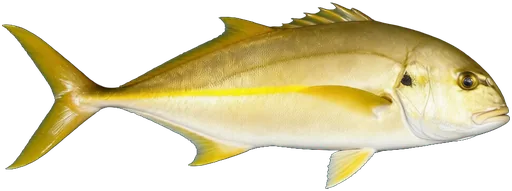
#> input picture assets/fish/amberjack.webp, 512 x 191 px
$ python fishcut.py ../../assets/fish/amberjack.webp ../../assets/fish/barramundi.webp 5
#> lines starting #> are read from the running program, lines starting #| are printed output that depends on the picture
import sys
import numpy as np
from PIL import Image


def cut(inp, out, target=512, soft=(24.0, 62.0)):
#> called with inp = '../../assets/fish/amberjack.webp', out = '../../assets/fish/barramundi.webp', target = 5, soft = (24, 62)
    src = Image.open(inp).convert('RGB')
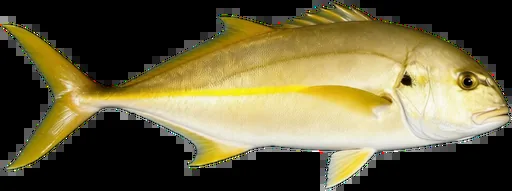
#> src: PIL image 512x191 RGB; mean R, G, B 104, 95.6, 61
    a = np.asarray(src).astype(np.float32)
    h, w, _ = a.shape
#> h = 191; w = 512
    corners = np.concatenate([
        a[:6, :6].reshape(-1, 3), a[:6, -6:].reshape(-1, 3),
        a[-6:, :6].reshape(-1, 3), a[-6:, -6:].reshape(-1, 3)])
#> corners = 144 rows, first 8: [0, 0, 0], [0, 0, 0], [0, 0, 0], [0, 0, 0], [0, 0, 0], [0, 0, 0], [0, 0, 0], [0, 0, 0]
    bg = corners.mean(axis=0)
#> bg = [0, 0.167, 0]
    d = np.sqrt(((a - bg) ** 2).sum(axis=2))
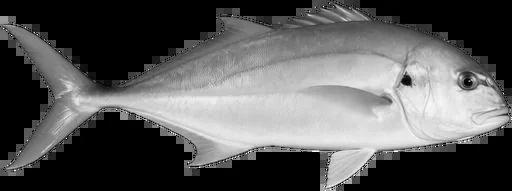
#> d: shape (191, 512) float32; min 0.167, max 441.6, mean 156.3; drawn with min black and max white
    alpha = np.clip((d - soft[0]) / (soft[1] - soft[0]), 0, 1)
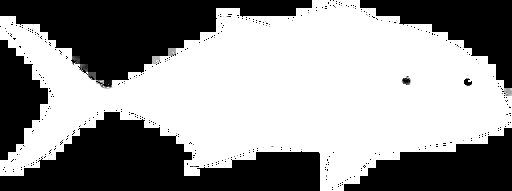
#> alpha: shape (191, 512) float32; min 0, max 1, mean 0.576
    af = alpha[..., None]
    rgb = np.clip((a - (1 - af) * bg) / np.maximum(af, 1e-3), 0, 255)
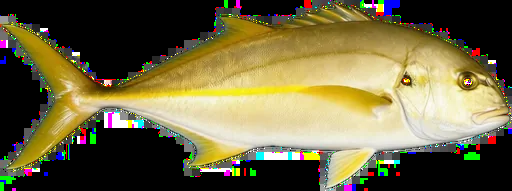
#> rgb: shape (191, 512, 3) float32; mean R, G, B 111, 102.8, 67.2
    im = Image.fromarray(np.dstack([rgb, alpha * 255]).astype(np.uint8), 'RGBA')
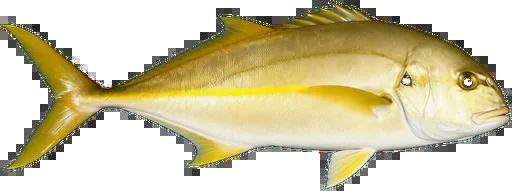
#> im: PIL image 512x191 RGBA; mean R, G, B, A 111, 102.8, 67.2, 146.8; transparent parts drawn white
    ys, xs = np.where(alpha > 0.35)
    if len(xs) == 0:
        im.save(out)
        return im.size
    pad = 4
    x0, y0 = max(0, int(xs.min()) - pad), max(0, int(ys.min()) - pad)
#> x0 = 0; y0 = 0
    x1, y1 = min(w - 1, int(xs.max()) + pad), min(h - 1, int(ys.max()) + pad)
#> x1 = 511; y1 = 190
    im = im.crop((x0, y0, x1 + 1, y1 + 1))
    ratio = target / im.width
#> ratio = 0.00977
    im = im.resize((target, max(1, round(im.height * ratio))), Image.LANCZOS)
    im.save(out, optimize=True)
    return im.size


if __name__ == '__main__':
    inp, out = sys.argv[1], sys.argv[2]
    target = int(sys.argv[3]) if len(sys.argv) > 3 else 512
    size = cut(inp, out, target)
#> size = (5, 2)
    print('cut', out, size)
#| cut ../../assets/fish/barramundi.webp (5, 2)

$ run again, on assets/fish/bass.webp
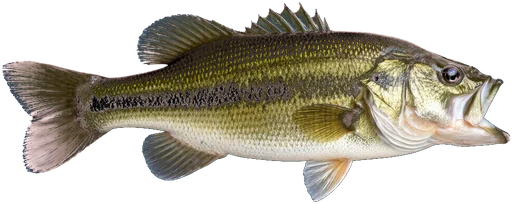
#> input picture assets/fish/bass.webp, 512 x 204 px
#> in cut, `src = Image.open(inp).convert('RGB')`:
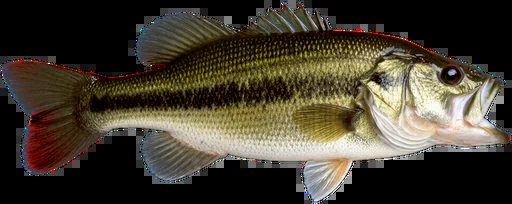
#> src: PIL image 512x204 RGB; mean R, G, B 68, 61.2, 48
#> corners = 144 rows, first 8: [0, 0, 0], [0, 0, 0], [0, 0, 0], [0, 0, 0], [0, 0, 0], [0, 0, 0], [0, 0, 0], [0, 0, 0]
#> bg = [0, 0, 0]
#> in cut, `im = Image.fromarray(np.dstack([rgb, alpha * 255]).astype(np.uint8), '..`:
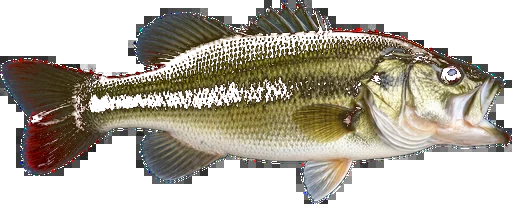
#> im: PIL image 512x204 RGBA; mean R, G, B, A 82.8, 73.4, 53.1, 141.2; transparent parts drawn white
#> x0 = 0
#> x1 = 511; y1 = 203
#| cut ../../assets/fish/bass.webp (5, 2)

$ run again, on assets/fish/blackporgy.webp
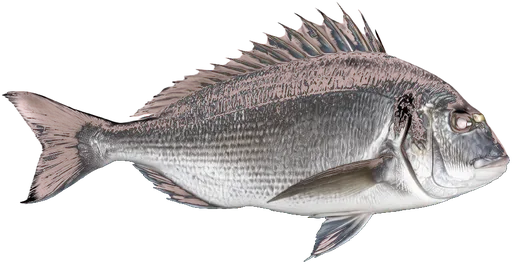
#> input picture assets/fish/blackporgy.webp, 512 x 264 px
#> in cut, `src = Image.open(inp).convert('RGB')`:
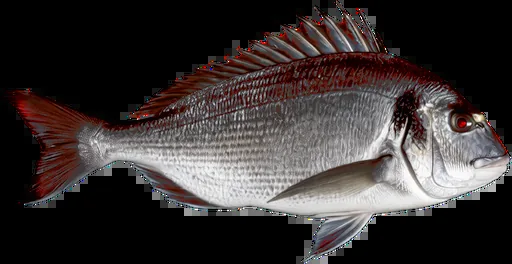
#> src: PIL image 512x264 RGB; mean R, G, B 58.6, 52.2, 51.6
#> corners = 144 rows, first 8: [0, 0, 0], [0, 0, 0], [0, 0, 0], [0, 0, 0], [0, 0, 0], [0, 0, 0], [0, 0, 0], [0, 0, 0]
#> bg = [0, 0, 0]
#> x0 = 9; y0 = 0
#> x1 = 511; y1 = 263
#> in cut, `im = im.crop((x0, y0, x1 + 1, y1 + 1))`:
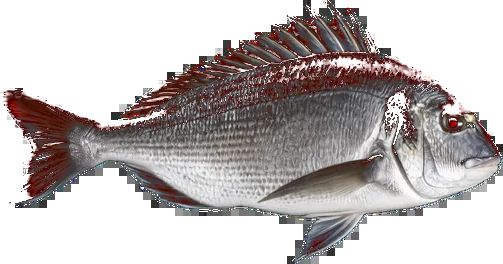
#> im: PIL image 503x264 RGBA; mean R, G, B, A 71.7, 61.9, 59.7, 122.6; transparent parts drawn white
#| cut ../../assets/fish/blackporgy.webp (5, 3)
